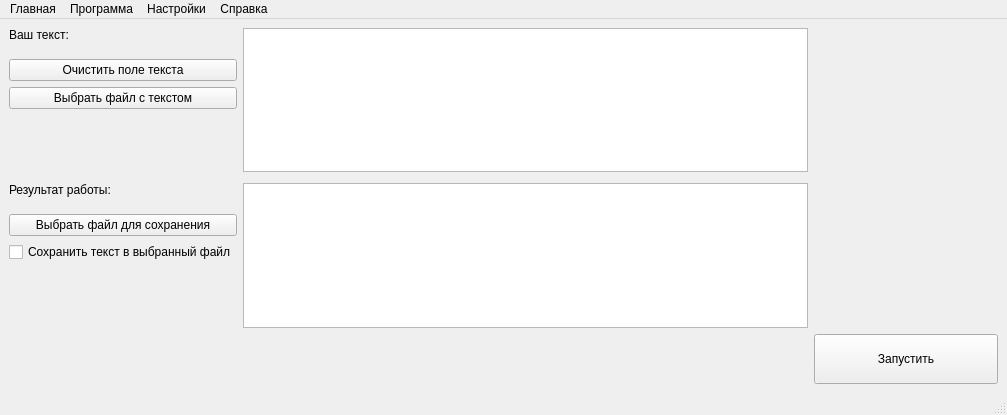
<?xml version="1.0" encoding="UTF-8"?>
<ui version="4.0">
 <class>MainWindow</class>
 <widget class="QMainWindow" name="MainWindow">
  <property name="geometry">
   <rect>
    <x>0</x>
    <y>0</y>
    <width>1007</width>
    <height>415</height>
   </rect>
  </property>
  <property name="windowTitle">
   <string>RSA</string>
  </property>
  <widget class="QWidget" name="centralwidget">
   <layout class="QGridLayout" name="gridLayout">
    <item row="6" column="1">
     <spacer name="verticalSpacer_5">
      <property name="orientation">
       <enum>Qt::Vertical</enum>
      </property>
      <property name="sizeType">
       <enum>QSizePolicy::Fixed</enum>
      </property>
      <property name="sizeHint" stdset="0">
       <size>
        <width>20</width>
        <height>5</height>
       </size>
      </property>
     </spacer>
    </item>
    <item row="9" column="0">
     <widget class="QPushButton" name="pushButton_3">
      <property name="text">
       <string>Выбрать файл для сохранения</string>
      </property>
     </widget>
    </item>
    <item row="13" column="4">
     <widget class="QPushButton" name="pushButton_4">
      <property name="minimumSize">
       <size>
        <width>100</width>
        <height>50</height>
       </size>
      </property>
      <property name="text">
       <string>Запустить</string>
      </property>
     </widget>
    </item>
    <item row="12" column="0">
     <spacer name="verticalSpacer_2">
      <property name="orientation">
       <enum>Qt::Vertical</enum>
      </property>
      <property name="sizeHint" stdset="0">
       <size>
        <width>20</width>
        <height>40</height>
       </size>
      </property>
     </spacer>
    </item>
    <item row="4" column="0">
     <spacer name="verticalSpacer">
      <property name="orientation">
       <enum>Qt::Vertical</enum>
      </property>
      <property name="sizeHint" stdset="0">
       <size>
        <width>20</width>
        <height>40</height>
       </size>
      </property>
     </spacer>
    </item>
    <item row="0" column="0">
     <widget class="QLabel" name="label">
      <property name="text">
       <string>Ваш текст:</string>
      </property>
     </widget>
    </item>
    <item row="7" column="1" rowspan="6" colspan="3">
     <widget class="QPlainTextEdit" name="plainTextEdit"/>
    </item>
    <item row="7" column="0">
     <widget class="QLabel" name="label_2">
      <property name="text">
       <string>Результат работы:</string>
      </property>
     </widget>
    </item>
    <item row="10" column="0">
     <widget class="QCheckBox" name="checkBox">
      <property name="text">
       <string>Сохранить текст в выбранный файл</string>
      </property>
     </widget>
    </item>
    <item row="0" column="1" rowspan="5" colspan="3">
     <widget class="QPlainTextEdit" name="plainTextEdit_2"/>
    </item>
    <item row="1" column="0">
     <spacer name="verticalSpacer_4">
      <property name="orientation">
       <enum>Qt::Vertical</enum>
      </property>
      <property name="sizeType">
       <enum>QSizePolicy::Fixed</enum>
      </property>
      <property name="sizeHint" stdset="0">
       <size>
        <width>20</width>
        <height>5</height>
       </size>
      </property>
     </spacer>
    </item>
    <item row="8" column="0">
     <spacer name="verticalSpacer_3">
      <property name="orientation">
       <enum>Qt::Vertical</enum>
      </property>
      <property name="sizeType">
       <enum>QSizePolicy::Fixed</enum>
      </property>
      <property name="sizeHint" stdset="0">
       <size>
        <width>20</width>
        <height>5</height>
       </size>
      </property>
     </spacer>
    </item>
    <item row="3" column="0">
     <widget class="QPushButton" name="pushButton_2">
      <property name="text">
       <string>Выбрать файл с текстом</string>
      </property>
     </widget>
    </item>
    <item row="2" column="0">
     <widget class="QPushButton" name="pushButton">
      <property name="text">
       <string>Очистить поле текста</string>
      </property>
     </widget>
    </item>
    <item row="13" column="0" colspan="4">
     <spacer name="horizontalSpacer">
      <property name="orientation">
       <enum>Qt::Horizontal</enum>
      </property>
      <property name="sizeHint" stdset="0">
       <size>
        <width>40</width>
        <height>20</height>
       </size>
      </property>
     </spacer>
    </item>
   </layout>
  </widget>
  <widget class="QMenuBar" name="menubar">
   <property name="geometry">
    <rect>
     <x>0</x>
     <y>0</y>
     <width>1007</width>
     <height>21</height>
    </rect>
   </property>
   <widget class="QMenu" name="menu">
    <property name="title">
     <string>Главная</string>
    </property>
   </widget>
   <widget class="QMenu" name="menu_2">
    <property name="title">
     <string>Программа</string>
    </property>
   </widget>
   <widget class="QMenu" name="menu_3">
    <property name="title">
     <string>Настройки</string>
    </property>
    <addaction name="Hastroi"/>
   </widget>
   <widget class="QMenu" name="menu_4">
    <property name="title">
     <string>Справка</string>
    </property>
   </widget>
   <addaction name="menu"/>
   <addaction name="menu_2"/>
   <addaction name="menu_3"/>
   <addaction name="menu_4"/>
  </widget>
  <widget class="QStatusBar" name="statusbar"/>
  <action name="Hastroi">
   <property name="text">
    <string>Настройки кода</string>
   </property>
  </action>
 </widget>
 <resources/>
 <connections/>
</ui>
